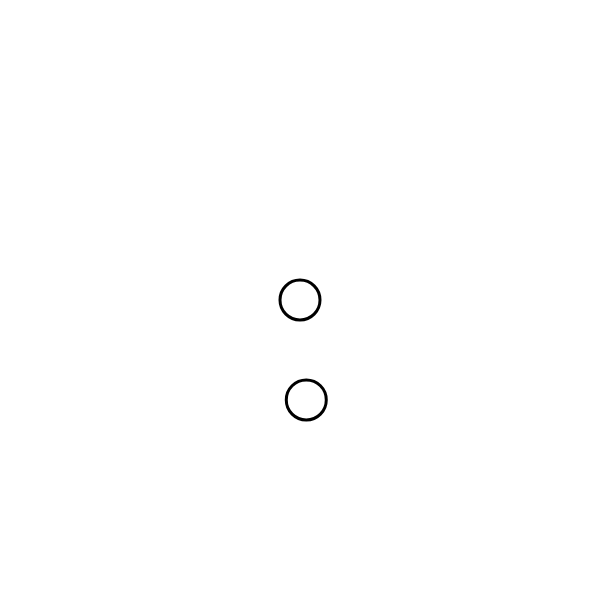
Frame 1 (no input)
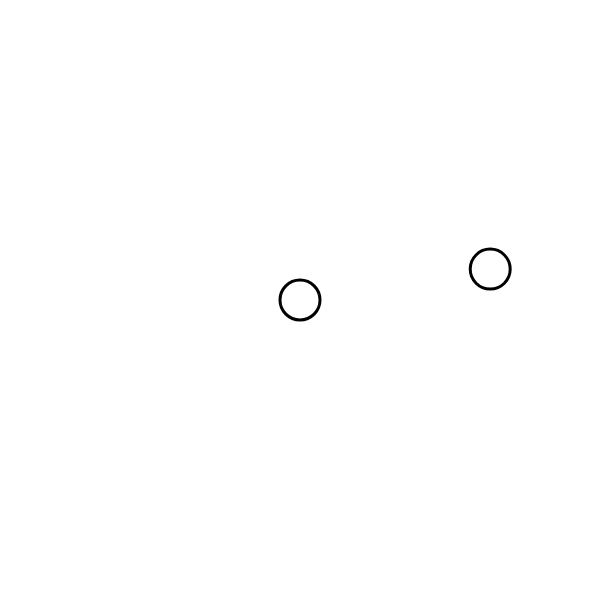
Frame 60 (no input)
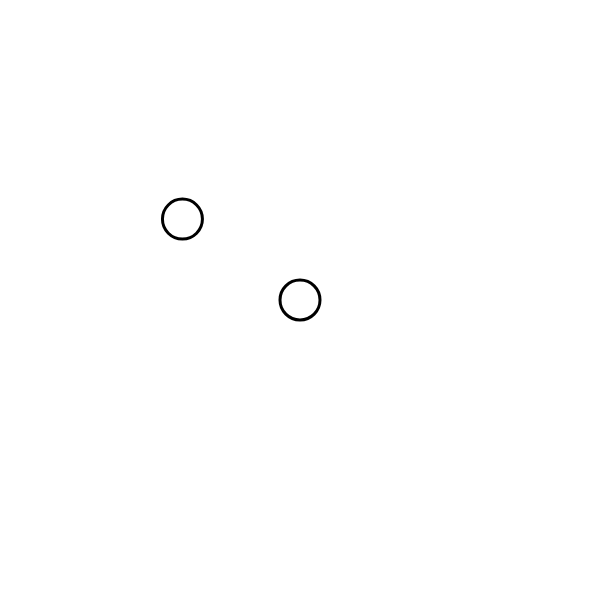
Frame 120 (the mouse pressed at the canvas centre since frame 60)

The p5.js sketch that drew these frames (run headless with seeded random() and noise() and a simulated clock; from frame 60 on, the mouse is pressed at the canvas centre):

// p5.js sketch
// ── sketch.js
function setup() {

createCanvas (600,600);
strokeWeight(3);
}
var r = 100, a = 1, x, y;

function draw()
{
clear();
translate(300,300);
  x = r*sin(a*PI/100);
  y = r*cos(a*PI/100);
  a = a +1;
  ellipse(2*x,y,40,40);
  ellipse(0,0,40,40);
}
